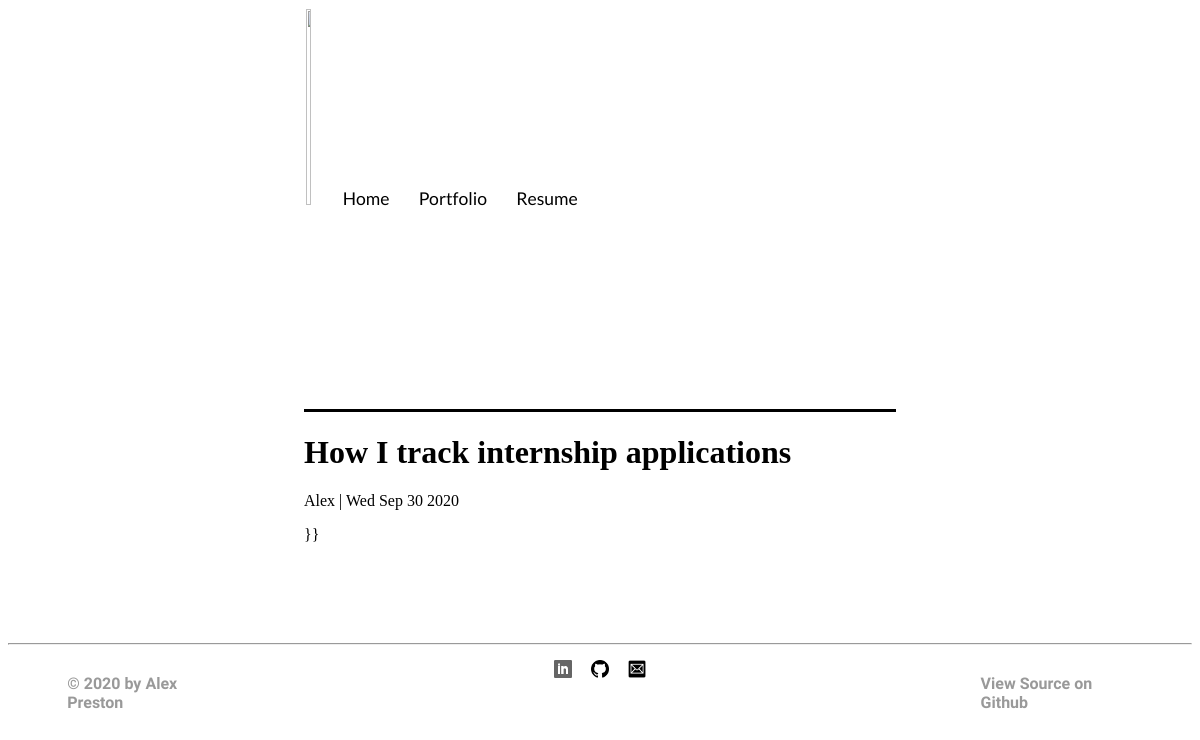
Page /blog/how-i-track-internship-applications/ on the committed database.
### portfolio/models.py (models this page shows, shortened)
class Post(models.Model):
    title = models.CharField(max_length=200, unique=True)
    slug = models.SlugField(max_length=200, unique=True)
    author = models.ForeignKey(User, on_delete= models.CASCADE,related_name='blog_posts')
    updated_on = models.DateTimeField(auto_now= True)
    content = MarkdownxField()
    created_on = models.CharField(max_length=200, unique=True)
    status = models.IntegerField(choices=STATUS, default=0)
    class Meta:
        ordering = ['-created_on']

### portfolio/views.py (the view)
# urls.py: path('blog/<slug:slug>/', PostDetail.as_view(), name='post_detail'),
class PostDetail(generic.DetailView):
    model = Post
    template_name = 'portfolio/post_detail.html'

### portfolio/templates/portfolio/post_detail.html
{% extends 'portfolio/base.html' %}
{% load static %}
{% load markdown_extras %}
{% block content %}
<div class="container">
  <div class="row">
    <div class="col-md-8 card mb-4  mt-3 left  top">
      <div class="card-body">
        <h1>{% block title %} {{ object.title }} {% endblock title %}</h1>
        <p class=" text-muted">{{ post.author }} | {{ post.created_on }}</p>
        <p class="card-text ">{{ object.content.formatted_markdown|safe }} }}</p>
      </div>
    </div>
  </div>
</div>
{% endblock content %}

### portfolio/static/portfolio/css/style.css (style rules this page uses)
html { background-color: #ffffff; }
.card { width: 50%; margin: auto; padding-bottom: 2%; }

### rows in the picture
Post: title "How I track internship applications", author "Alex", created_on "Wed Sep 30 2020"
